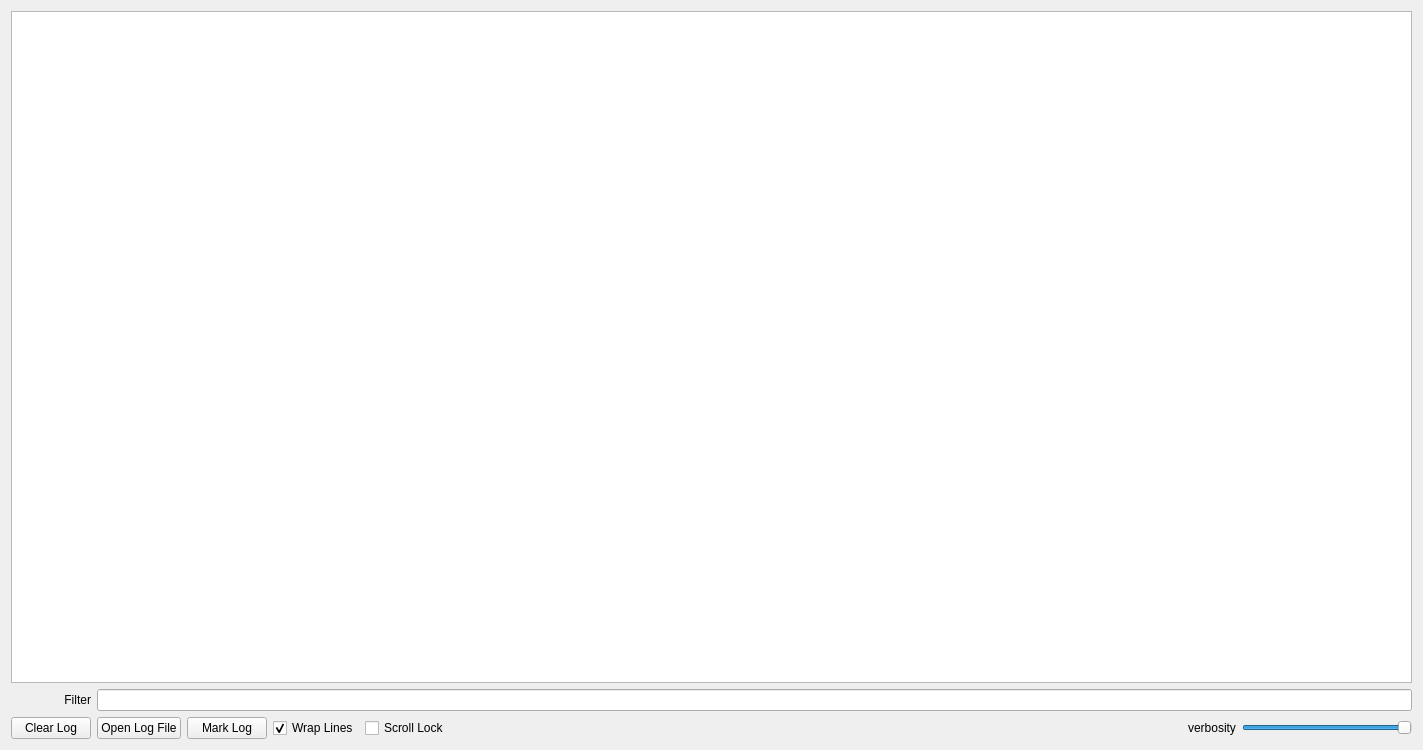
<?xml version="1.0" encoding="UTF-8"?>
<ui version="4.0">
 <class>DeviceWidget</class>
 <widget class="QWidget" name="DeviceWidget">
  <property name="geometry">
   <rect>
    <x>0</x>
    <y>0</y>
    <width>1423</width>
    <height>750</height>
   </rect>
  </property>
  <property name="windowTitle">
   <string>Form</string>
  </property>
  <layout class="QVBoxLayout" name="verticalLayout">
   <item>
    <widget class="QTextEdit" name="textEdit">
     <property name="html">
      <string notr="true">&lt;!DOCTYPE HTML PUBLIC &quot;-//W3C//DTD HTML 4.0//EN&quot; &quot;http://www.w3.org/TR/REC-html40/strict.dtd&quot;&gt;
&lt;html&gt;&lt;head&gt;&lt;meta name=&quot;qrichtext&quot; content=&quot;1&quot; /&gt;&lt;style type=&quot;text/css&quot;&gt;
p, li { white-space: pre-wrap; }
&lt;/style&gt;&lt;/head&gt;&lt;body style=&quot; font-family:'Sans Serif'; font-size:9pt; font-weight:400; font-style:normal;&quot;&gt;
&lt;p style=&quot;-qt-paragraph-type:empty; margin-top:0px; margin-bottom:0px; margin-left:0px; margin-right:0px; -qt-block-indent:0; text-indent:0px; font-family:'Ubuntu'; font-size:18pt;&quot;&gt;&lt;br /&gt;&lt;/p&gt;&lt;/body&gt;&lt;/html&gt;</string>
     </property>
     <property name="textInteractionFlags">
      <set>Qt::TextBrowserInteraction</set>
     </property>
    </widget>
   </item>
   <item>
    <layout class="QGridLayout" name="gridLayout">
     <property name="sizeConstraint">
      <enum>QLayout::SetMinAndMaxSize</enum>
     </property>
     <item row="1" column="0">
      <widget class="QPushButton" name="clearLogButton">
       <property name="text">
        <string>Clear Log</string>
       </property>
      </widget>
     </item>
     <item row="1" column="4">
      <widget class="QCheckBox" name="scrollLockCheckBox">
       <property name="text">
        <string>Scroll Lock</string>
       </property>
      </widget>
     </item>
     <item row="1" column="1">
      <widget class="QPushButton" name="openLogFileButton">
       <property name="text">
        <string>Open Log File</string>
       </property>
      </widget>
     </item>
     <item row="1" column="7">
      <widget class="QSlider" name="verbositySlider">
       <property name="sizePolicy">
        <sizepolicy hsizetype="Maximum" vsizetype="Fixed">
         <horstretch>0</horstretch>
         <verstretch>0</verstretch>
        </sizepolicy>
       </property>
       <property name="minimumSize">
        <size>
         <width>170</width>
         <height>0</height>
        </size>
       </property>
       <property name="maximum">
        <number>5</number>
       </property>
       <property name="value">
        <number>5</number>
       </property>
       <property name="orientation">
        <enum>Qt::Horizontal</enum>
       </property>
      </widget>
     </item>
     <item row="1" column="6">
      <widget class="QLabel" name="verbosityLabel">
       <property name="text">
        <string>verbosity</string>
       </property>
      </widget>
     </item>
     <item row="1" column="5">
      <spacer name="horizontalSpacer">
       <property name="orientation">
        <enum>Qt::Horizontal</enum>
       </property>
       <property name="sizeHint" stdset="0">
        <size>
         <width>40</width>
         <height>20</height>
        </size>
       </property>
      </spacer>
     </item>
     <item row="1" column="3">
      <widget class="QCheckBox" name="wrapCheckBox">
       <property name="text">
        <string>Wrap Lines</string>
       </property>
       <property name="checked">
        <bool>true</bool>
       </property>
      </widget>
     </item>
     <item row="0" column="0">
      <widget class="QLabel" name="label">
       <property name="text">
        <string>Filter</string>
       </property>
       <property name="alignment">
        <set>Qt::AlignRight|Qt::AlignTrailing|Qt::AlignVCenter</set>
       </property>
      </widget>
     </item>
     <item row="0" column="1" colspan="7">
      <widget class="QLineEdit" name="filterLineEdit">
       <property name="toolTip">
        <string>Search for messages. Accepts regexes and wildcards. Prefix with pid:, tid:, tag: or text: to limit scope.</string>
       </property>
      </widget>
     </item>
     <item row="1" column="2">
      <widget class="QPushButton" name="markLogButton">
       <property name="text">
        <string>Mark Log</string>
       </property>
      </widget>
     </item>
    </layout>
   </item>
  </layout>
 </widget>
 <tabstops>
  <tabstop>filterLineEdit</tabstop>
  <tabstop>clearLogButton</tabstop>
  <tabstop>openLogFileButton</tabstop>
  <tabstop>wrapCheckBox</tabstop>
  <tabstop>scrollLockCheckBox</tabstop>
  <tabstop>verbositySlider</tabstop>
  <tabstop>textEdit</tabstop>
 </tabstops>
 <resources/>
 <connections>
  <connection>
   <sender>clearLogButton</sender>
   <signal>clicked()</signal>
   <receiver>textEdit</receiver>
   <slot>clear()</slot>
   <hints>
    <hint type="sourcelabel">
     <x>89</x>
     <y>739</y>
    </hint>
    <hint type="destinationlabel">
     <x>121</x>
     <y>288</y>
    </hint>
   </hints>
  </connection>
 </connections>
</ui>
